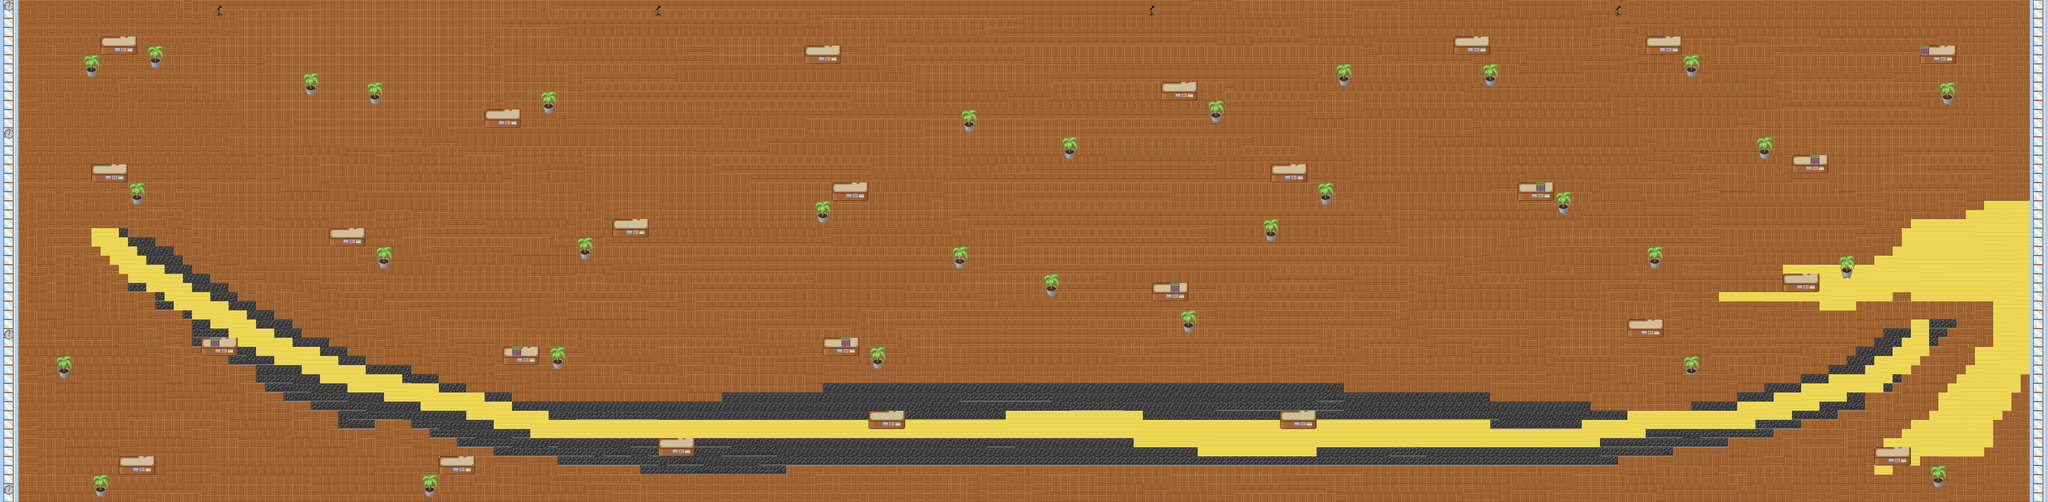

A level layout from a 2D game, rendered from its tile map. Below: a short description, then the map file with tile-grid data replaced by summaries:
An orthogonal 224x55 tile map with 16x16 px tiles, 3 tile layers (bg, objs, clocks).

<map version="1.5" tiledversion="1.5.0" orientation="orthogonal" renderorder="right-down" width="224" height="55" tilewidth="16" tileheight="16" infinite="0" nextlayerid="4" nextobjectid="1">
 <tileset firstgid="1" name="open_tileset" tilewidth="16" tileheight="16" tilecount="6840" columns="90">
  <image source="../openpixels-master_0/openpixels-master/open_tileset.png" trans="000000" width="1440" height="1216" />
 </tileset>
 <layer id="1" name="bg" width="224" height="55">
  <data>[12320 cells, 12319 non-empty, 20 distinct tile ids]</data>
 </layer>
 <layer id="2" name="objs" width="224" height="55">
  <data>[12320 cells, 1157 non-empty, 31 distinct tile ids]</data>
 </layer>
 <layer id="3" name="clocks" width="224" height="55">
  <data>[12320 cells, 16 non-empty, 4 distinct tile ids]</data>
 </layer>
</map>
